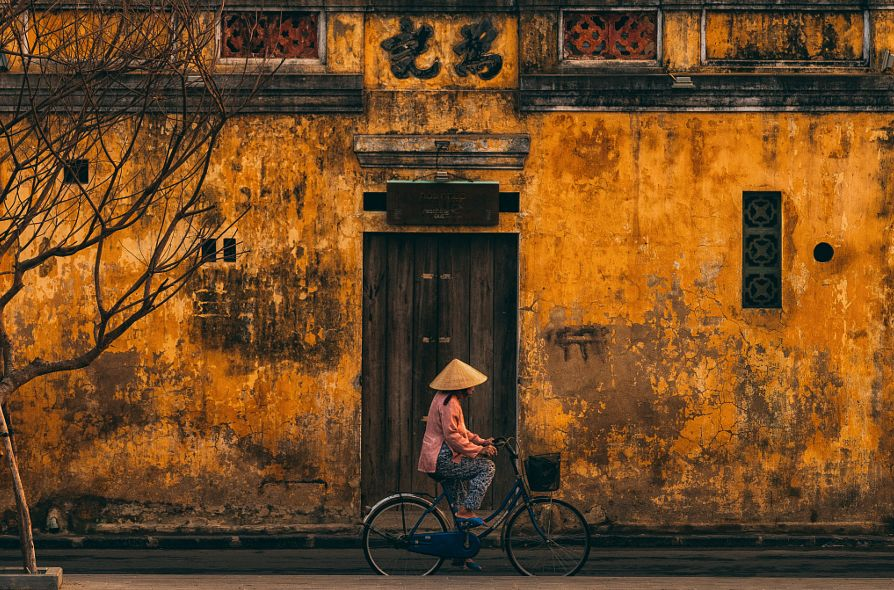
#> input picture img/origin/test.png, 894 x 590 px, given in place of test.jpg, which was not available
$ jupyter execute AWB.ipynb   (text cells are left out)
#> lines starting #> are read from the running program, lines starting #| are printed output that depends on the picture; after the words box and inside, x2 and y2 are one past the last pixel; in counts of white or black regions, pixels touching at a corner belong together; long printed decimals are rounded; pictures that were not available may be replaced by others from this repository, and a replacement may not be noted
[cell 1]
import cv2
import numpy as np
import random
import matplotlib.pyplot as plt
import pandas as pd

[cell 2]
def GW(img):
    '''
    灰度世界假设
    :param img: cv2.imread读取的图片数据
    :return: 返回的白平衡结果图片数据
    '''
    B, G, R = np.double(img[:, :, 0]), np.double(
        img[:, :, 1]), np.double(img[:, :, 2])
    B_ave, G_ave, R_ave = np.mean(B), np.mean(G), np.mean(R)
    K = (B_ave + G_ave + R_ave) / 3
    Kb, Kg, Kr = K / B_ave, K / G_ave, K / R_ave
    print(Kb, Kg, Kr)
    Ba = (B * Kb)
    Ga = (G * Kg)
    Ra = (R * Kr)

    for i in range(len(Ba)):
        for j in range(len(Ba[0])):
            Ba[i][j] = 255 if Ba[i][j] > 255 else Ba[i][j]
            Ga[i][j] = 255 if Ga[i][j] > 255 else Ga[i][j]
            Ra[i][j] = 255 if Ra[i][j] > 255 else Ra[i][j]

    dst_img = np.uint8(np.zeros_like(img))
    dst_img[:, :, 0] = Ba
    dst_img[:, :, 1] = Ga
    dst_img[:, :, 2] = Ra
    return dst_img

[cell 3]
src = cv2.imread('test.jpg')
#> src is the input picture: shape (590, 894, 3); mean B, G, R 34.1, 73.6, 112.8

# 求出各个颜色分量的平均值
b_avg = np.mean(src[:, :, 0])
#> b_avg = 34.13
g_avg = np.mean(src[:, :, 1])
#> g_avg = 73.61
r_avg = np.mean(src[:, :, 2])
#> r_avg = 112.8
# 求出灰度世界的灰度值
k = (b_avg + g_avg + r_avg)/3
#> k = 73.51
# 求出各个颜色分量的增益
b_gain = k / b_avg
#> b_gain = 2.15
g_gain = k / g_avg
#> g_gain = 0.999
r_gain = k / r_avg
#> r_gain = 0.652

# 定义一个新的矩阵存放变换后的图像
src1 = np.zeros(src.shape)
src1[:, :, 0] = src[:, :, 0] * b_gain
src1[:, :, 1] = src[:, :, 1] * g_gain
src1[:, :, 2] = src[:, :, 2] * r_gain

# 计算后类型为浮点数，需要类型转换
src1 = src1.astype(np.uint8)

# 拼接两张图片，便于观察
img = np.hstack([src, src1])
plt.imshow(cv2.cvtColor(img, cv2.COLOR_BGR2RGB))

[cell 4]
def PR(img_input):
    '''
    完美反射白平衡
    STEP 1：计算每个像素的R\G\B之和
    STEP 2：按R+G+B值的大小计算出其前Ratio%的值作为参考点的的阈值T
    STEP 3：对图像中的每个点，计算其中R+G+B值大于T的所有点的R\G\B分量的累积和的平均值
    STEP 4：对每个点将像素量化到[0,255]之间
    依赖ratio值选取而且对亮度最大区域不是白色的图像效果不佳。
    :param img: cv2.imread读取的图片数据
    :return: 返回的白平衡结果图片数据
    '''
    img = img_input.copy()
    b, g, r = cv2.split(img)
    m, n, t = img.shape
    sum_ = np.zeros(b.shape)
    for i in range(m):
        for j in range(n):
            sum_[i][j] = int(b[i][j]) + int(g[i][j]) + int(r[i][j])
    hists, bins = np.histogram(sum_.flatten(), 766, [0, 766])
    Y = 765
    num, key = 0, 0
    ratio = 10
    while Y >= 0:
        num += hists[Y]
        if num > m * n * ratio / 100:
            key = Y
            break
        Y = Y - 1

    mask = sum_ >= key
    sum_b = np.sum(b[mask])
    sum_g = np.sum(g[mask])
    sum_r = np.sum(r[mask])
    time = np.sum(mask)
    avg_b = sum_b / time
    avg_g = sum_g / time
    avg_r = sum_r / time

    maxvalue = float(np.max(img))

    img[:, :, 0] = np.clip((img[:, :, 0] * maxvalue / int(avg_b)), 0, 255)
    img[:, :, 1] = np.clip((img[:, :, 1] * maxvalue / int(avg_g)), 0, 255)
    img[:, :, 2] = np.clip((img[:, :, 2] * maxvalue / int(avg_r)), 0, 255)

    return img

[cell 5]
def WB(src):
    # 求出各个颜色分量的增益
    b_gain = 255 / np.max(src[:, :, 0])
    g_gain = 255 / np.max(src[:, :, 1])
    r_gain = 255 / np.max(src[:, :, 2])
# 定义一个新的矩阵存放变换后的图像
    src1 = np.zeros(src.shape)
    src1[:, :, 0] = src[:, :, 0] * b_gain
    src1[:, :, 1] = src[:, :, 1] * g_gain
    src1[:, :, 2] = src[:, :, 2] * r_gain
# 计算后类型为浮点数，需要类型转换
    src1 = src1.astype(np.uint8)
    return src1

[cell 6]
def QCGP(src):
    src = src.astype(np.uint16)    # 调整一下数据类型，防止算术运算溢出

    # 获取输入图像的高度和宽度
    height, width = src.shape[:2]

    # 求出各个颜色分量的平均值
    b_ave = np.mean(src[:, :, 0])
    g_ave = np.mean(src[:, :, 1])
    r_ave = np.mean(src[:, :, 2])

    # 各个颜色分量的最大值
    b_max = np.max(src[:, :, 0])
    g_max = np.max(src[:, :, 1])
    r_max = np.max(src[:, :, 2])

    # 根据QCGP公式求出系数
    k_ave = (b_ave + g_ave + r_ave) / 3
    k_max = (b_max + g_max + r_max) / 3
    k_matrix = np.mat([[k_ave], [k_max]])

    # 通过矩阵求出B通道的转换矩阵，并计算出新图的B通道
    b_coefficient_matrix = np.mat([[b_ave * b_ave, b_ave],
                                   [b_max * b_max, b_max]])
    b_conversion_matrix = b_coefficient_matrix.I * k_matrix

    b = (src[:, :, 0]).transpose()
    bb = (src[:, :, 0] * src[:, :, 0]).transpose()
    b = np.stack((bb, b), axis=0).transpose()
    b_des = np.dot(b, np.array(b_conversion_matrix))
    b_des = b_des.astype(np.uint8).reshape([height, width])

    # 通过矩阵求出G通道的转换矩阵，并计算出新图的G通道
    g_coefficient_matrix = np.mat([[g_ave * g_ave, g_ave],
                                   [g_max * g_max, g_max]])
    g_conversion_matrix = g_coefficient_matrix.I * k_matrix

    g = (src[:, :, 1]).transpose()
    gg = (src[:, :, 1] * src[:, :, 1]).transpose()
    g = np.stack((gg, g), axis=0).transpose()
    g_des = np.dot(g, np.array(g_conversion_matrix))
    g_des = g_des.astype(np.uint8).reshape([height, width])

    # 通过矩阵求出R通道的转换矩阵，并计算出新图的R通道
    r_coefficient_matrix = np.mat([[r_ave * r_ave, r_ave],
                                   [r_max * r_max, r_max]])
    r_conversion_matrix = r_coefficient_matrix.I * k_matrix

    r = (src[:, :, 2]).transpose()
    rr = (src[:, :, 2] * src[:, :, 2]).transpose()
    r = np.stack((rr, r), axis=0).transpose()
    r_des = np.dot(r, np.array(r_conversion_matrix))
    r_des = r_des.astype(np.uint8).reshape([height, width])

    # 用一个新的矩阵接受新的图片，注意数据类型要和原图一致
    src1 = np.zeros(src.shape).astype(np.uint8)
    src1[:, :, 0] = b_des
    src1[:, :, 1] = g_des
    src1[:, :, 2] = r_des
    return src1

[cell 7]
def Dynamic_Threshold(img):
    b, g, r = cv2.split(img)
    def con_num(x):
        if x > 0:
            return 1
        if x < 0:
            return -1
        if x == 0:
            return 0
    yuv_img = cv2.cvtColor(img, cv2.COLOR_BGR2YCrCb)
    (y, u, v) = cv2.split(yuv_img)
    m, n = y.shape
    sum_u, sum_v = 0, 0
    max_y = np.max(y.flatten())
    # print(max_y)
    for i in range(m):
        for j in range(n):
            sum_u = sum_u + u[i][j]
            sum_v = sum_v + v[i][j]

    avl_u = sum_u / (m * n)
    avl_v = sum_v / (m * n)
    du, dv = 0, 0
    # print(avl_u, avl_v)
    for i in range(m):
        for j in range(n):
            du = du + np.abs(u[i][j] - avl_u)
            dv = dv + np.abs(v[i][j] - avl_v)

    avl_du = du / (m * n)
    avl_dv = dv / (m * n)
    num_y, yhistogram, ysum = np.zeros(y.shape), np.zeros(256), 0
    radio = 0.5  # 如果该值过大过小，色温向两极端发展
    for i in range(m):
        for j in range(n):
            value = 0
            if np.abs(u[i][j] - (avl_u + avl_du * con_num(avl_u))) < radio * avl_du or np.abs(
                    v[i][j] - (avl_v + avl_dv * con_num(avl_v))) < radio * avl_dv:
                value = 1
            else:
                value = 0

            if value <= 0:
                continue
            num_y[i][j] = y[i][j]
            yhistogram[int(num_y[i][j])] = 1 + yhistogram[int(num_y[i][j])]
            ysum += 1
    # print(yhistogram.shape)
    sum_yhistogram = 0
    # hists2, bins = np.histogram(yhistogram, 256, [0, 256])
    # print(hists2)
    Y = 255
    num, key = 0, 0
    while Y >= 0:
        num += yhistogram[Y]
        if num > 0.1 * ysum:    # 取前10%的亮点为计算值，如果该值过大易过曝光，该值过小调整幅度小
            key = Y
            break
        Y = Y - 1
    # print(key)
    sum_r, sum_g, sum_b, num_rgb = 0, 0, 0, 0
    for i in range(m):
        for j in range(n):
            if num_y[i][j] > key:
                sum_r = sum_r + r[i][j]
                sum_g = sum_g + g[i][j]
                sum_b = sum_b + b[i][j]
                num_rgb += 1

    avl_r = sum_r / num_rgb
    avl_g = sum_g / num_rgb
    avl_b = sum_b / num_rgb

    for i in range(m):
        for j in range(n):
            b_point = int(b[i][j]) * int(max_y) / avl_b
            g_point = int(g[i][j]) * int(max_y) / avl_g
            r_point = int(r[i][j]) * int(max_y) / avl_r
            if b_point > 255:
                b[i][j] = 255
            else:
                if b_point < 0:
                    b[i][j] = 0
                else:
                    b[i][j] = b_point
            if g_point > 255:
                g[i][j] = 255
            else:
                if g_point < 0:
                    g[i][j] = 0
                else:
                    g[i][j] = g_point
            if r_point > 255:
                r[i][j] = 255
            else:
                if r_point < 0:
                    r[i][j] = 0
                else:
                    r[i][j] = r_point

    return cv2.merge([b, g, r])

[cell 8]
def analyze(img):
    b, g, r = cv2.split(img)
    m, n = b.shape

    I_r_2 = np.zeros(r.shape)
    I_b_2 = np.zeros(b.shape)
    sum_I_r_2, sum_I_r, sum_I_b_2, sum_I_b, sum_I_g = 0, 0, 0, 0, 0
    for i in range(m):
        for j in range(n):
            I_r_2[i][j] = int(r[i][j] ** 2)
            I_b_2[i][j] = int(b[i][j] ** 2)
            sum_I_r_2 = I_r_2[i][j] + sum_I_r_2
            sum_I_b_2 = I_b_2[i][j] + sum_I_b_2
            sum_I_g = g[i][j] + sum_I_g
            sum_I_r = r[i][j] + sum_I_r
            sum_I_b = b[i][j] + sum_I_b

    max_I_r = np.max(r)
    max_I_r_2 = np.max(I_r_2)
    max_I_g = np.max(g)
    max_I_b_2 = np.max(I_b_2)
    max_I_b = np.max(b)
    [u_b, v_b] = np.matmul(np.linalg.inv(
        [[sum_I_b_2, sum_I_b], [max_I_b_2, max_I_b]]), [sum_I_g, max_I_g])
    [u_r, v_r] = np.matmul(np.linalg.inv(
        [[sum_I_r_2, sum_I_r], [max_I_r_2, max_I_r]]), [sum_I_g, max_I_g])
    # print(u_b, v_b, u_r, v_r)

    b_point = u_b * I_b_2 + v_b * b
    r_point = u_r * I_r_2 + v_r * r

    r0 = np.clip(r_point, 0, 255).astype(np.uint8)
    b0 = np.clip(b_point, 0, 255).astype(np.uint8)
    g0 = g
    return cv2.merge([b0, g0, r0])

[cell 9]
# [23 lines left out: function white_balance_evaluation1, not called in this run]

[cell 10]
def detection(img):
    '''计算偏色值'''
    img_lab = cv2.cvtColor(img, cv2.COLOR_BGR2LAB)
    l, a, b = cv2.split(img_lab)
    d_a, d_b, M_a, M_b = 0, 0, 0, 0
    d_a = np.mean(a) - 128
    d_b = np.mean(b) - 128
    D = np.sqrt(d_a**2 + d_b**2)

    M_a = np.mean(np.abs(a - d_a - 128))
    M_b = np.mean(np.abs(b - d_b - 128))
    M = np.sqrt(M_a**2 + M_b**2)
    k = D / M
    return k

[cell 11]
# 读取原始图片
#img = cv2.imread('NikonD5200_0001_G_AS.png')
img = cv2.imread('woman.png')
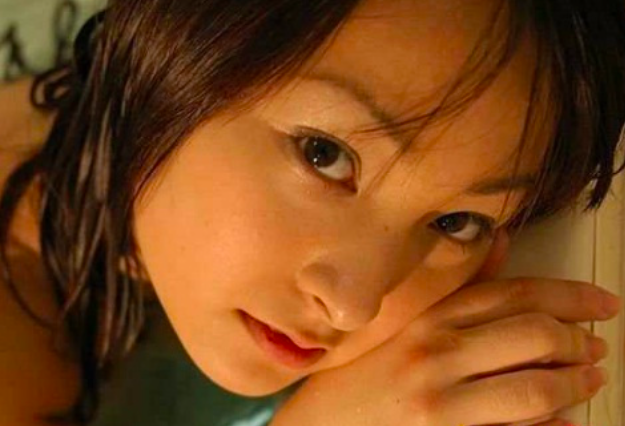
#> input picture img/origin/woman.png, 625 x 426 px, found by its file name
#> img is the input picture: shape (426, 625, 3); mean B, G, R 26.8, 71.5, 125.9
# 进行白平衡处理
img1 = GW(img)
#> in GW, `B, G, R = np.double(img[:, :, 0]), np.double( img[:, :, 1]), np.double..`:
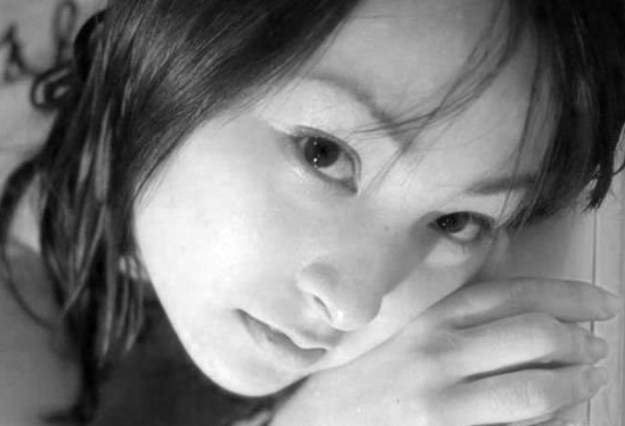
#> R: shape (426, 625) float64; min 0, max 255, mean 125.9
#> in GW, `B_ave, G_ave, R_ave = np.mean(B), np.mean(G), np.mean(R)`: B_ave = 26.83; G_ave = 71.45; R_ave = 125.9
#> in GW, `K = (B_ave + G_ave + R_ave) / 3`: K = 74.73
#> in GW, `Kb, Kg, Kr = K / B_ave, K / G_ave, K / R_ave`: Kb = 2.79; Kg = 1.05; Kr = 0.594
#| 2.785 1.046 0.5935
#> after the loop in GW, `for i in range(len(Ba)):`:
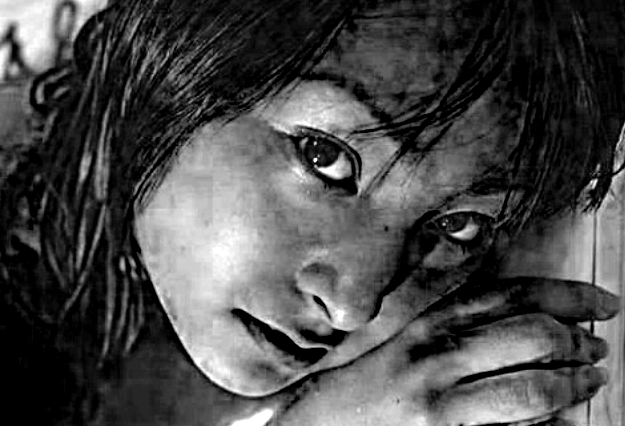
#> Ba: shape (426, 625) float64; min 0, max 255, mean 74.6
#> in GW, `dst_img[:, :, 2] = Ra`:
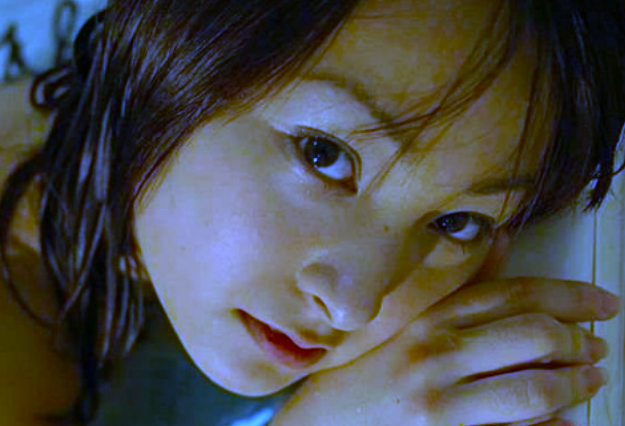
#> dst_img: shape (426, 625, 3); mean of channels 0, 1, 2 74.1, 74.2, 74.2; drawn as B, G, R
img2 = WB(img)
#> in WB, `b_gain = 255 / np.max(src[:, :, 0])`: b_gain = 1.42
#> in WB, `g_gain = 255 / np.max(src[:, :, 1])`: g_gain = 1.34
#> in WB, `r_gain = 255 / np.max(src[:, :, 2])`: r_gain = 1
#> in WB, `src1[:, :, 2] = src[:, :, 2] * r_gain`:
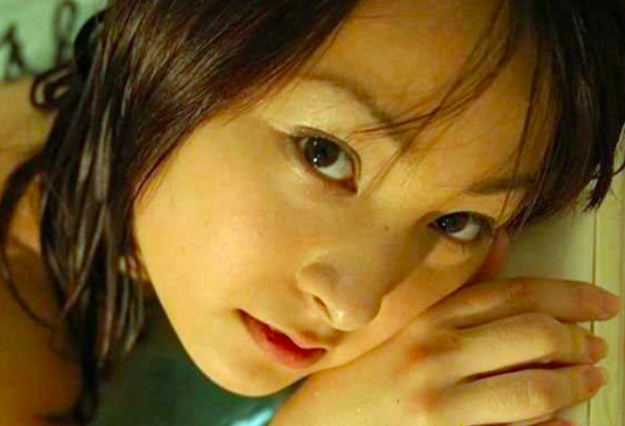
#> src1: shape (426, 625, 3) float64; mean B, G, R 38.2, 95.4, 125.9
img3 = PR(img)
#> after the loop in PR, `for i in range(m):`:
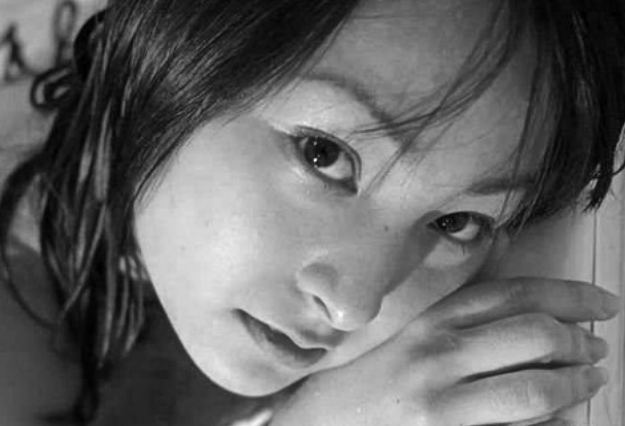
#> sum_: shape (426, 625) float64; min 2, max 558, mean 224.2; drawn with min black and max white
#> in PR, `hists, bins = np.histogram(sum_.flatten(), 766, [0, 766])`: hists = 766 values, max 1125 at index 85, min 0 at index 0, mean 347.6; bins = 767 values from 0 to 766
#> the loop in PR, `while Y >= 0:` made 351 passes
#> num on passes 1 to 3: 0, 0, 0
#> after the loop in PR, `while Y >= 0:`: Y = 415; num = 26884
#> in PR, `mask = sum_ >= key`:
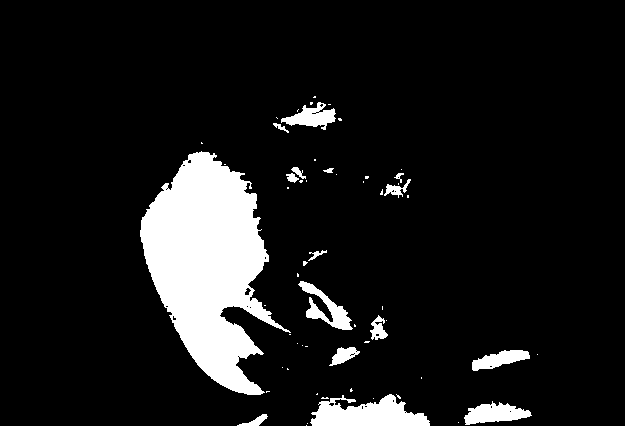
#> mask: shape (426, 625) bool; 10.1% white; 59 white regions (43 under 20 px), largest, box (x1, y1, x2, y2) and area: (140, 151, 291, 395) 19670, (310, 394, 430, 426) 2455, (464, 401, 532, 425) 963
#> in PR, `sum_b = np.sum(b[mask])`: sum_b = 1925793
#> in PR, `sum_g = np.sum(g[mask])`: sum_g = 3864047
#> in PR, `sum_r = np.sum(r[mask])`: sum_r = 6263924
#> in PR, `time = np.sum(mask)`: time = 26884
#> in PR, `avg_b = sum_b / time`: avg_b = 71.63
#> in PR, `avg_g = sum_g / time`: avg_g = 143.7
#> in PR, `avg_r = sum_r / time`: avg_r = 233
#> in PR, `maxvalue = float(np.max(img))`: maxvalue = 255
#> in PR, `img[:, :, 2] = np.clip((img[:, :, 2] * maxvalue / int(avg_r)), 0, 255)`:
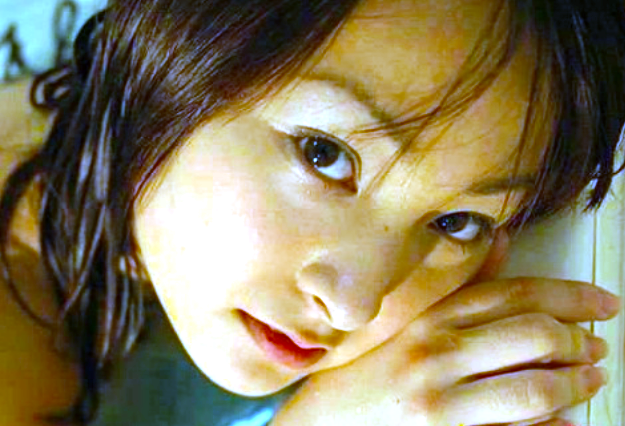
#> img: shape (426, 625, 3); mean B, G, R 94, 126.4, 137.4
img4 = QCGP(img)
#> in QCGP, `b_ave = np.mean(src[:, :, 0])`: b_ave = 26.83
#> in QCGP, `g_ave = np.mean(src[:, :, 1])`: g_ave = 71.45
#> in QCGP, `r_ave = np.mean(src[:, :, 2])`: r_ave = 125.9
#> in QCGP, `b_max = np.max(src[:, :, 0])`: b_max = 179
#> in QCGP, `g_max = np.max(src[:, :, 1])`: g_max = 191
#> in QCGP, `r_max = np.max(src[:, :, 2])`: r_max = 255
#> in QCGP, `k_ave = (b_ave + g_ave + r_ave) / 3`: k_ave = 74.73
#> in QCGP, `k_max = (b_max + g_max + r_max) / 3`: k_max = 208.3
#> in QCGP, `k_matrix = np.mat([[k_ave], [k_max]])`: k_matrix = [[74.73], [208.3]]
#> in QCGP, `b_coefficient_matrix = np.mat([[b_ave * b_ave, b_ave], [b_max * b_max,..`: b_coefficient_matrix = [[719.8, 26.83], [32041, 179]]
#> in QCGP, `b_conversion_matrix = b_coefficient_matrix.I * k_matrix`: b_conversion_matrix = [[-0.0107], [3.07]]
#> in QCGP, `bb = (src[:, :, 0] * src[:, :, 0]).transpose()`:
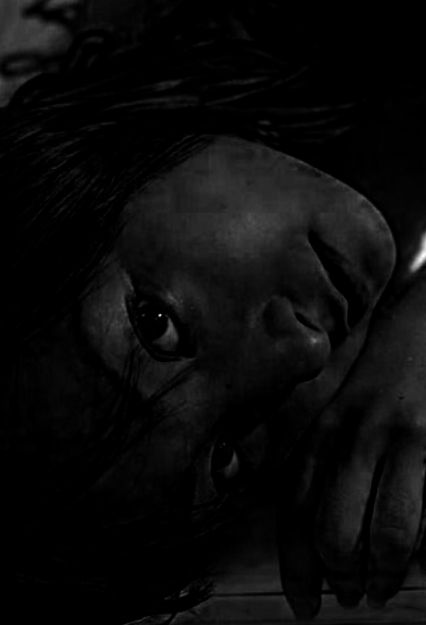
#> bb: shape (625, 426) uint16; min 0, max 32041, mean 1332.1; drawn with min black and max white
#> in QCGP, `b_des = np.dot(b, np.array(b_conversion_matrix))`:
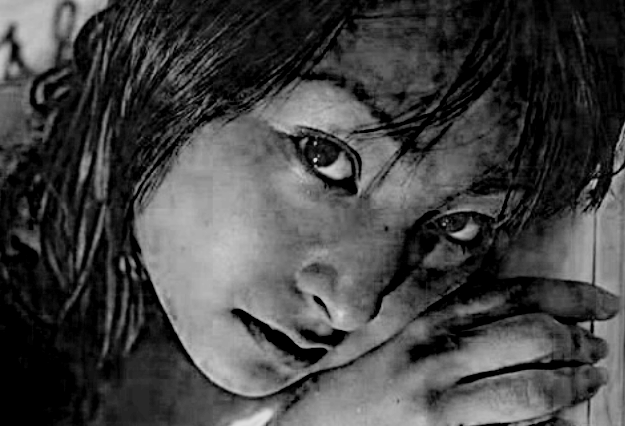
#> b_des: shape (426, 625, 1) float64; min 0, max 221.3, mean 68.2
#> in QCGP, `g_coefficient_matrix = np.mat([[g_ave * g_ave, g_ave], [g_max * g_max,..`: g_coefficient_matrix = [[5105.4, 71.45], [36481, 191]]
#> (the rest of the program and of its run is left out)
